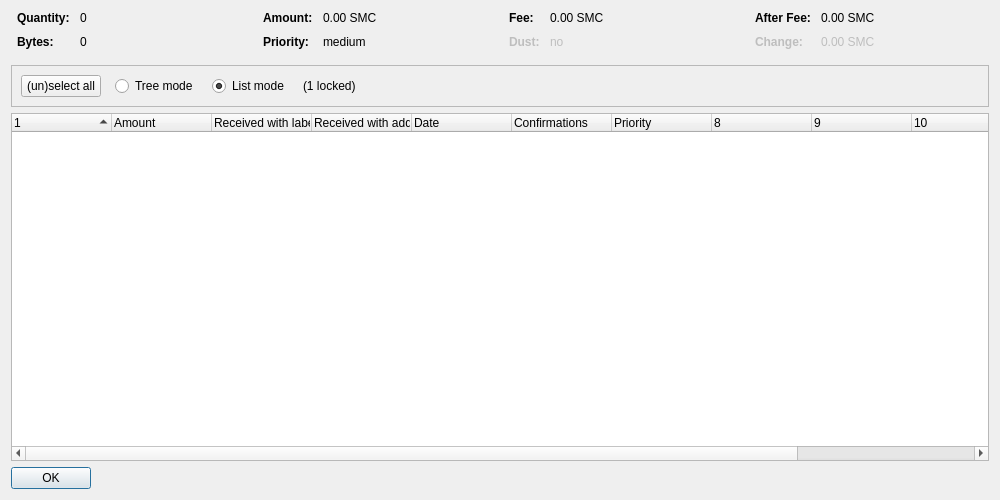
<?xml version="1.0" encoding="UTF-8"?>
<ui version="4.0">
 <class>CoinControlDialog</class>
 <widget class="QDialog" name="CoinControlDialog">
  <property name="geometry">
   <rect>
    <x>0</x>
    <y>0</y>
    <width>1000</width>
    <height>500</height>
   </rect>
  </property>
  <property name="windowTitle">
   <string>Coin Selection</string>
  </property>
  <layout class="QVBoxLayout" name="verticalLayout">
   <item>
    <layout class="QHBoxLayout" name="horizontalLayoutTop" stretch="0,0,0,0">
     <property name="topMargin">
      <number>0</number>
     </property>
     <property name="bottomMargin">
      <number>10</number>
     </property>
     <item>
      <layout class="QFormLayout" name="formLayoutCoinControl1">
       <property name="horizontalSpacing">
        <number>10</number>
       </property>
       <property name="verticalSpacing">
        <number>10</number>
       </property>
       <property name="leftMargin">
        <number>6</number>
       </property>
       <property name="rightMargin">
        <number>6</number>
       </property>
       <item row="0" column="0">
        <widget class="QLabel" name="labelCoinControlQuantityText">
         <property name="font">
          <font>
           <weight>75</weight>
           <bold>true</bold>
          </font>
         </property>
         <property name="text">
          <string>Quantity:</string>
         </property>
        </widget>
       </item>
       <item row="0" column="1">
        <widget class="QLabel" name="labelCoinControlQuantity">
         <property name="cursor">
          <cursorShape>IBeamCursor</cursorShape>
         </property>
         <property name="contextMenuPolicy">
          <enum>Qt::ActionsContextMenu</enum>
         </property>
         <property name="text">
          <string notr="true">0</string>
         </property>
         <property name="textInteractionFlags">
          <set>Qt::LinksAccessibleByMouse|Qt::TextSelectableByKeyboard|Qt::TextSelectableByMouse</set>
         </property>
        </widget>
       </item>
       <item row="1" column="0">
        <widget class="QLabel" name="labelCoinControlBytesText">
         <property name="font">
          <font>
           <weight>75</weight>
           <bold>true</bold>
          </font>
         </property>
         <property name="text">
          <string>Bytes:</string>
         </property>
        </widget>
       </item>
       <item row="1" column="1">
        <widget class="QLabel" name="labelCoinControlBytes">
         <property name="cursor">
          <cursorShape>IBeamCursor</cursorShape>
         </property>
         <property name="contextMenuPolicy">
          <enum>Qt::ActionsContextMenu</enum>
         </property>
         <property name="text">
          <string notr="true">0</string>
         </property>
         <property name="textInteractionFlags">
          <set>Qt::LinksAccessibleByMouse|Qt::TextSelectableByKeyboard|Qt::TextSelectableByMouse</set>
         </property>
        </widget>
       </item>
      </layout>
     </item>
     <item>
      <layout class="QFormLayout" name="formLayoutCoinControl2">
       <property name="horizontalSpacing">
        <number>10</number>
       </property>
       <property name="verticalSpacing">
        <number>10</number>
       </property>
       <property name="leftMargin">
        <number>6</number>
       </property>
       <property name="rightMargin">
        <number>6</number>
       </property>
       <item row="0" column="0">
        <widget class="QLabel" name="labelCoinControlAmountText">
         <property name="font">
          <font>
           <weight>75</weight>
           <bold>true</bold>
          </font>
         </property>
         <property name="text">
          <string>Amount:</string>
         </property>
        </widget>
       </item>
       <item row="0" column="1">
        <widget class="QLabel" name="labelCoinControlAmount">
         <property name="cursor">
          <cursorShape>IBeamCursor</cursorShape>
         </property>
         <property name="contextMenuPolicy">
          <enum>Qt::ActionsContextMenu</enum>
         </property>
         <property name="text">
          <string notr="true">0.00 SMC</string>
         </property>
         <property name="textInteractionFlags">
          <set>Qt::LinksAccessibleByMouse|Qt::TextSelectableByKeyboard|Qt::TextSelectableByMouse</set>
         </property>
        </widget>
       </item>
       <item row="1" column="0">
        <widget class="QLabel" name="labelCoinControlPriorityText">
         <property name="font">
          <font>
           <weight>75</weight>
           <bold>true</bold>
          </font>
         </property>
         <property name="text">
          <string>Priority:</string>
         </property>
        </widget>
       </item>
       <item row="1" column="1">
        <widget class="QLabel" name="labelCoinControlPriority">
         <property name="cursor">
          <cursorShape>IBeamCursor</cursorShape>
         </property>
         <property name="contextMenuPolicy">
          <enum>Qt::ActionsContextMenu</enum>
         </property>
         <property name="text">
          <string notr="true">medium</string>
         </property>
         <property name="textInteractionFlags">
          <set>Qt::LinksAccessibleByMouse|Qt::TextSelectableByKeyboard|Qt::TextSelectableByMouse</set>
         </property>
        </widget>
       </item>
      </layout>
     </item>
     <item>
      <layout class="QFormLayout" name="formLayoutCoinControl3">
       <property name="horizontalSpacing">
        <number>10</number>
       </property>
       <property name="verticalSpacing">
        <number>10</number>
       </property>
       <property name="leftMargin">
        <number>6</number>
       </property>
       <property name="rightMargin">
        <number>6</number>
       </property>
       <item row="0" column="0">
        <widget class="QLabel" name="labelCoinControlFeeText">
         <property name="font">
          <font>
           <weight>75</weight>
           <bold>true</bold>
          </font>
         </property>
         <property name="text">
          <string>Fee:</string>
         </property>
        </widget>
       </item>
       <item row="0" column="1">
        <widget class="QLabel" name="labelCoinControlFee">
         <property name="cursor">
          <cursorShape>IBeamCursor</cursorShape>
         </property>
         <property name="contextMenuPolicy">
          <enum>Qt::ActionsContextMenu</enum>
         </property>
         <property name="text">
          <string notr="true">0.00 SMC</string>
         </property>
         <property name="textInteractionFlags">
          <set>Qt::LinksAccessibleByMouse|Qt::TextSelectableByKeyboard|Qt::TextSelectableByMouse</set>
         </property>
        </widget>
       </item>
       <item row="1" column="0">
        <widget class="QLabel" name="labelCoinControlLowOutputText">
         <property name="enabled">
          <bool>false</bool>
         </property>
         <property name="font">
          <font>
           <weight>75</weight>
           <bold>true</bold>
          </font>
         </property>
         <property name="text">
          <string>Dust:</string>
         </property>
        </widget>
       </item>
       <item row="1" column="1">
        <widget class="QLabel" name="labelCoinControlLowOutput">
         <property name="enabled">
          <bool>false</bool>
         </property>
         <property name="cursor">
          <cursorShape>IBeamCursor</cursorShape>
         </property>
         <property name="contextMenuPolicy">
          <enum>Qt::ActionsContextMenu</enum>
         </property>
         <property name="text">
          <string notr="true">no</string>
         </property>
         <property name="textInteractionFlags">
          <set>Qt::LinksAccessibleByMouse|Qt::TextSelectableByKeyboard|Qt::TextSelectableByMouse</set>
         </property>
        </widget>
       </item>
      </layout>
     </item>
     <item>
      <layout class="QFormLayout" name="formLayoutCoinControl4">
       <property name="horizontalSpacing">
        <number>10</number>
       </property>
       <property name="verticalSpacing">
        <number>10</number>
       </property>
       <property name="leftMargin">
        <number>6</number>
       </property>
       <property name="rightMargin">
        <number>6</number>
       </property>
       <item row="0" column="0">
        <widget class="QLabel" name="labelCoinControlAfterFeeText">
         <property name="font">
          <font>
           <weight>75</weight>
           <bold>true</bold>
          </font>
         </property>
         <property name="text">
          <string>After Fee:</string>
         </property>
        </widget>
       </item>
       <item row="0" column="1">
        <widget class="QLabel" name="labelCoinControlAfterFee">
         <property name="cursor">
          <cursorShape>IBeamCursor</cursorShape>
         </property>
         <property name="contextMenuPolicy">
          <enum>Qt::ActionsContextMenu</enum>
         </property>
         <property name="text">
          <string notr="true">0.00 SMC</string>
         </property>
         <property name="textInteractionFlags">
          <set>Qt::LinksAccessibleByMouse|Qt::TextSelectableByKeyboard|Qt::TextSelectableByMouse</set>
         </property>
        </widget>
       </item>
       <item row="1" column="0">
        <widget class="QLabel" name="labelCoinControlChangeText">
         <property name="enabled">
          <bool>false</bool>
         </property>
         <property name="font">
          <font>
           <weight>75</weight>
           <bold>true</bold>
          </font>
         </property>
         <property name="text">
          <string>Change:</string>
         </property>
        </widget>
       </item>
       <item row="1" column="1">
        <widget class="QLabel" name="labelCoinControlChange">
         <property name="enabled">
          <bool>false</bool>
         </property>
         <property name="cursor">
          <cursorShape>IBeamCursor</cursorShape>
         </property>
         <property name="contextMenuPolicy">
          <enum>Qt::ActionsContextMenu</enum>
         </property>
         <property name="text">
          <string notr="true">0.00 SMC</string>
         </property>
         <property name="textInteractionFlags">
          <set>Qt::LinksAccessibleByMouse|Qt::TextSelectableByKeyboard|Qt::TextSelectableByMouse</set>
         </property>
        </widget>
       </item>
      </layout>
     </item>
    </layout>
   </item>
   <item>
    <widget class="QFrame" name="frame">
     <property name="minimumSize">
      <size>
       <width>0</width>
       <height>40</height>
      </size>
     </property>
     <property name="frameShape">
      <enum>QFrame::StyledPanel</enum>
     </property>
     <property name="frameShadow">
      <enum>QFrame::Sunken</enum>
     </property>
     <layout class="QHBoxLayout" name="horizontalLayout">
      <item>
       <layout class="QHBoxLayout" name="horizontalLayoutPanel" stretch="0,0,0,0,0">
        <property name="spacing">
         <number>14</number>
        </property>
        <item>
         <widget class="QPushButton" name="pushButtonSelectAll">
          <property name="sizePolicy">
           <sizepolicy hsizetype="Maximum" vsizetype="Fixed">
            <horstretch>0</horstretch>
            <verstretch>0</verstretch>
           </sizepolicy>
          </property>
          <property name="text">
           <string>(un)select all</string>
          </property>
          <property name="autoDefault">
           <bool>false</bool>
          </property>
         </widget>
        </item>
        <item>
         <widget class="QRadioButton" name="radioTreeMode">
          <property name="sizePolicy">
           <sizepolicy hsizetype="Maximum" vsizetype="Fixed">
            <horstretch>0</horstretch>
            <verstretch>0</verstretch>
           </sizepolicy>
          </property>
          <property name="text">
           <string>Tree mode</string>
          </property>
         </widget>
        </item>
        <item>
         <widget class="QRadioButton" name="radioListMode">
          <property name="sizePolicy">
           <sizepolicy hsizetype="Maximum" vsizetype="Fixed">
            <horstretch>0</horstretch>
            <verstretch>0</verstretch>
           </sizepolicy>
          </property>
          <property name="text">
           <string>List mode</string>
          </property>
          <property name="checked">
           <bool>true</bool>
          </property>
         </widget>
        </item>
        <item>
         <widget class="QLabel" name="labelLocked">
          <property name="text">
           <string notr="true">(1 locked)</string>
          </property>
         </widget>
        </item>
        <item>
         <spacer name="horizontalSpacer">
          <property name="orientation">
           <enum>Qt::Horizontal</enum>
          </property>
          <property name="sizeHint" stdset="0">
           <size>
            <width>40</width>
            <height>20</height>
           </size>
          </property>
         </spacer>
        </item>
       </layout>
      </item>
     </layout>
    </widget>
   </item>
   <item>
    <widget class="CoinControlTreeWidget" name="treeWidget">
     <property name="contextMenuPolicy">
      <enum>Qt::CustomContextMenu</enum>
     </property>
     <property name="sortingEnabled">
      <bool>false</bool>
     </property>
     <property name="columnCount">
      <number>12</number>
     </property>
     <attribute name="headerShowSortIndicator" stdset="0">
      <bool>true</bool>
     </attribute>
     <attribute name="headerStretchLastSection">
      <bool>false</bool>
     </attribute>
     <column>
      <property name="text">
       <string/>
      </property>
     </column>
     <column>
      <property name="text">
       <string>Amount</string>
      </property>
     </column>
     <column>
      <property name="text">
       <string>Received with label</string>
      </property>
     </column>
     <column>
      <property name="text">
       <string>Received with address</string>
      </property>
     </column>
     <column>
      <property name="text">
       <string>Date</string>
      </property>
     </column>
     <column>
      <property name="text">
       <string>Confirmations</string>
      </property>
      <property name="toolTip">
       <string>Confirmed</string>
      </property>
     </column>
     <column>
      <property name="text">
       <string>Priority</string>
      </property>
     </column>
     <column>
      <property name="text">
       <string/>
      </property>
     </column>
     <column>
      <property name="text">
       <string/>
      </property>
     </column>
     <column>
      <property name="text">
       <string/>
      </property>
     </column>
     <column>
      <property name="text">
       <string/>
      </property>
     </column>
     <column>
      <property name="text">
       <string/>
      </property>
     </column>
    </widget>
   </item>
   <item>
    <widget class="QDialogButtonBox" name="buttonBox">
     <property name="sizePolicy">
      <sizepolicy hsizetype="Maximum" vsizetype="Fixed">
       <horstretch>0</horstretch>
       <verstretch>0</verstretch>
      </sizepolicy>
     </property>
     <property name="orientation">
      <enum>Qt::Horizontal</enum>
     </property>
     <property name="standardButtons">
      <set>QDialogButtonBox::Ok</set>
     </property>
    </widget>
   </item>
  </layout>
 </widget>
 <customwidgets>
  <customwidget>
   <class>CoinControlTreeWidget</class>
   <extends>QTreeWidget</extends>
   <header>coincontroltreewidget.h</header>
  </customwidget>
 </customwidgets>
 <resources/>
 <connections/>
</ui>
